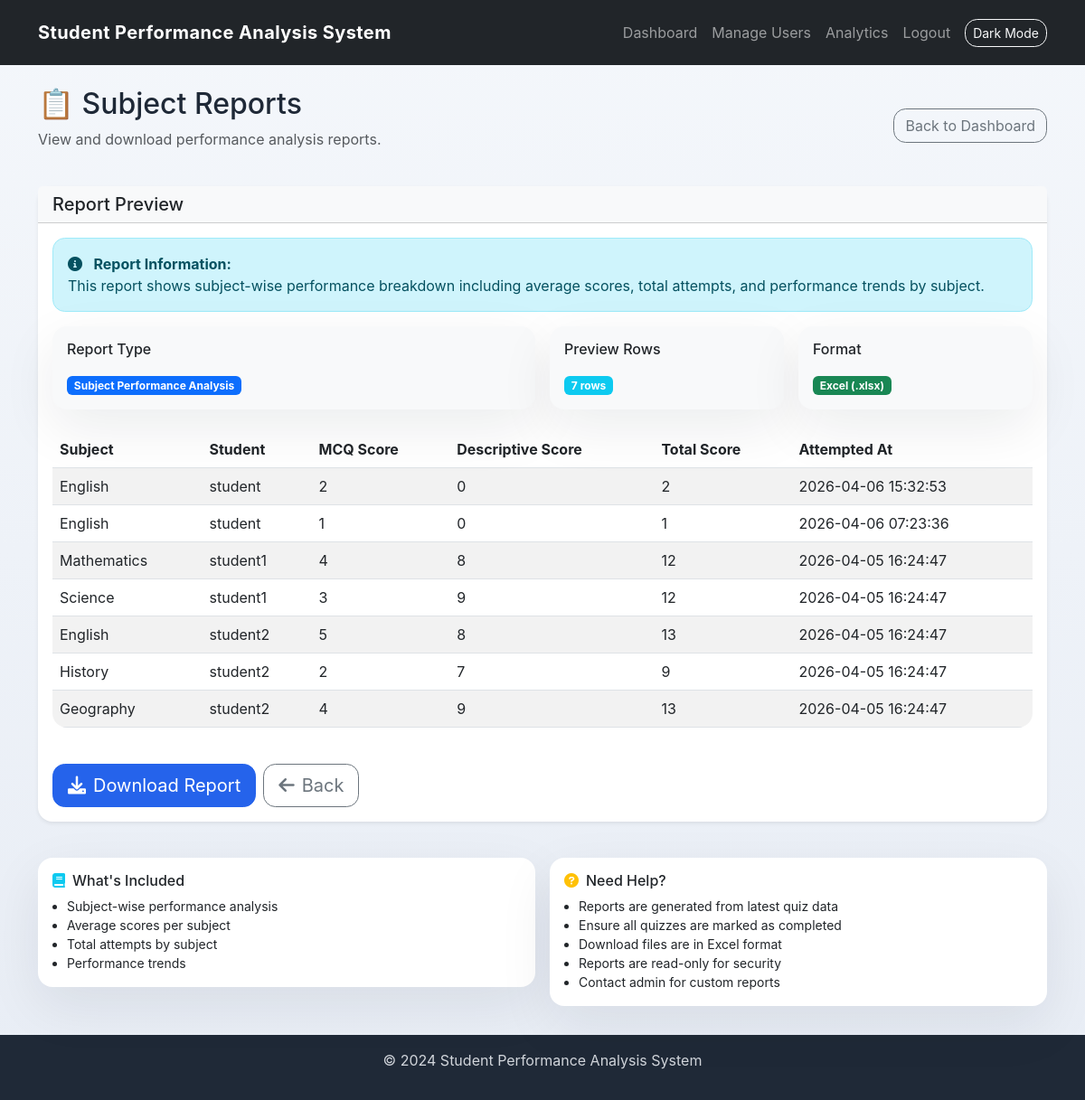
The app's page /admin/view_reports/subject (signed in) with its own data.
### tables this page shows
CREATE TABLE quiz_attempts (
        id INTEGER PRIMARY KEY AUTOINCREMENT,
        student_id INTEGER,
        subject_id INTEGER,
        mcq_score INTEGER DEFAULT 0,
        descriptive_score INTEGER DEFAULT 0,
        total_score INTEGER DEFAULT 0,
        status TEXT DEFAULT 'in_progress',
        attempted_at TIMESTAMP DEFAULT CURRENT_TIMESTAMP,
        FOREIGN KEY (student_id) REFERENCES users(id),
        FOREIGN KEY (subject_id) REFERENCES subjects(id)
    );

CREATE TABLE subjects (
        id INTEGER PRIMARY KEY AUTOINCREMENT,
        name TEXT NOT NULL UNIQUE,
        created_at TIMESTAMP DEFAULT CURRENT_TIMESTAMP
    );

CREATE TABLE users (
        id INTEGER PRIMARY KEY AUTOINCREMENT,
        username TEXT UNIQUE NOT NULL,
        password TEXT NOT NULL,
        role TEXT NOT NULL,
        email TEXT,
        created_at TIMESTAMP DEFAULT CURRENT_TIMESTAMP
    , is_deleted INTEGER DEFAULT 0);

### routes/admin_routes.py (the view)
@admin_bp.route('/view_reports/<report_type>')
def view_reports(report_type):
    valid_types = ['individual', 'subject', 'class']
    if report_type not in valid_types:
        flash('Invalid report type', 'error')
        return redirect(url_for('admin.dashboard'))
    if report_type == 'individual':
        preview_data = quiz_model.get_individual_report_preview()
    elif report_type == 'subject':
        preview_data = quiz_model.get_subject_report_preview()
    else:
        preview_data = quiz_model.get_class_report_preview()
    preview_data = preview_data or []
    return render_template('admin_reports.html', report_type=report_type, preview_data=preview_data)

### models/quiz_model.py (called while the page is built)
    def get_subject_report_preview(self, limit=10):
        conn = sqlite3.connect(self.db_path)
        cursor = conn.cursor()
        cursor.execute("""
            SELECT s.name, u.username, qa.mcq_score, qa.descriptive_score, qa.total_score, qa.attempted_at
            FROM quiz_attempts qa
            JOIN users u ON qa.student_id = u.id
            JOIN subjects s ON qa.subject_id = s.id
            WHERE qa.status = 'completed'
            ORDER BY qa.attempted_at DESC
            LIMIT ?
        """, (limit,))
        data = cursor.fetchall()
        conn.close()
        return [
            {
                'subject': d[0],
                'student': d[1],
                'mcq_score': d[2],
                'descriptive_score': d[3],
                'total_score': d[4],
                'attempted_at': d[5],
            }
            for d in data
        ]

### routes/admin_routes.py (called while the page is built)
@admin_bp.before_request
def require_admin():
    if 'user_id' not in session or session.get('role') != 'admin':
        return redirect(url_for('auth.login'))

### templates/admin_reports.html (shortened to what this page needs)
{% extends "base.html" %}
{% block content %}
<div class="row mb-4">
    <div class="col-12">
        <div class="d-flex justify-content-between align-items-center">
            <div>
                <h2>📋 {% if report_type == 'individual' %}Individual Reports{% elif report_type == 'subject' %}Subject Reports{% else %}Class Reports{% endif %}</h2>
                <p class="text-muted">View and download performance analysis reports.</p>
            </div>
            <a href="{{ url_for('admin.dashboard') }}" class="btn btn-outline-secondary">Back to Dashboard</a>
        </div>
    </div>
</div>
<div class="row">
    <div class="col-12">
        <div class="card shadow-sm">
            <div class="card-header bg-light">
                <h5 class="card-title mb-0">Report Preview</h5>
            </div>
            <div class="card-body">
                <div class="alert alert-info" role="alert">
                    <i class="fas fa-info-circle me-2"></i>
                    <strong>Report Information:</strong>
                    <br>
                    {% if report_type == 'individual' %}
                    This report contains individual student performance analysis including scores, attempts, and detailed metrics for each student.
                    {% elif report_type == 'subject' %}
                    This report shows subject-wise performance breakdown including average scores, total attempts, and performance trends by subject.
                    {% else %}
                    This report provides a comprehensive class-wide performance summary including overall statistics and comparative analysis.
                    {% endif %}
                </div>
                <div class="row g-3 mb-4">
                    <div class="col-md-6">
                        <div class="card border-0 bg-light">
                            <div class="card-body">
                                <h6 class="card-title mb-3">Report Type</h6>
                                <p class="mb-0">
                                    <span class="badge bg-primary">
                                        {% if report_type == 'individual' %}Individual Student Reports{% elif report_type == 'subject' %}Subject Performance Analysis{% else %}Class Summary Report{% endif %}
                                    </span>
                                </p>
                            </div>
                        </div>
                    </div>
                    <div class="col-md-3">
                        <div class="card border-0 bg-light">
                            <div class="card-body">
                                <h6 class="card-title mb-3">Preview Rows</h6>
                                <p class="mb-0">
                                    <span class="badge bg-info">{{ preview_data|length }} rows</span>
                                </p>
                            </div>
                        </div>
                    </div>
                    <div class="col-md-3">
                        <div class="card border-0 bg-light">
                            <div class="card-body">
                                <h6 class="card-title mb-3">Format</h6>
                                <p class="mb-0">
                                    <span class="badge bg-success">Excel (.xlsx)</span>
                                </p>
                            </div>
                        </div>
                    </div>
                </div>
                <div class="table-responsive mb-4">
                    <table class="table table-striped table-hover">
                        <thead>
                            <tr>
                                {% if report_type == 'individual' %}
                                <th>Student</th>
                                <th>Subject</th>
                                <th>MCQ Score</th>
                                <th>Descriptive Score</th>
                                <th>Total Score</th>
                                <th>Attempted At</th>
                                {% elif report_type == 'subject' %}
                                <th>Subject</th>
                                <th>Student</th>
                                <th>MCQ Score</th>
                                <th>Descriptive Score</th>
                                <th>Total Score</th>
                                <th>Attempted At</th>
                                {% else %}
                                <th>Subject</th>
                                <th>Attempts</th>
                                <th>Average Score</th>
                                <th>Min Score</th>
                                <th>Max Score</th>
                                {% endif %}
                            </tr>
                        </thead>
                        <tbody>
                            {% if preview_data and preview_data | length > 0 %}
                                {% for row in preview_data %}
                                    <tr>
                                        {% if report_type == 'individual' %}
                                        <td>{{ row.username }}</td>
                                        <td>{{ row.subject }}</td>
                                        <td>{{ row.mcq_score }}</td>
                                        <td>{{ row.descriptive_score }}</td>
                                        <td>{{ row.total_score }}</td>
                                        <td>{{ row.attempted_at }}</td>
                                        {% elif report_type == 'subject' %}
                                        <td>{{ row.subject }}</td>
                                        <td>{{ row.student }}</td>
                                        <td>{{ row.mcq_score }}</td>
                                        <td>{{ row.descriptive_score }}</td>
                                        <td>{{ row.total_score }}</td>
                                        <td>{{ row.attempted_at }}</td>
                                        {% else %}
                                        <td>{{ row.subject }}</td>
                                        <td>{{ row.attempts }}</td>
                                        <td>{{ row.avg_score|round(2) }}</td>
                                        <td>{{ row.min_score }}</td>
                                        <td>{{ row.max_score }}</td>
                                        {% endif %}
                                    </tr>
                                {% endfor %}
                            {% else %}
                                <tr>
                                    <td colspan="6" class="text-center text-muted py-4">No preview data available yet.</td>
                                </tr>
                            {% endif %}
                        </tbody>
                    </table>
                </div>
                <div class="d-flex gap-2">
                    <a href="{{ url_for('admin.download_report', report_type=report_type) }}" class="btn btn-primary btn-lg">
                        <i class="fas fa-download me-2"></i>Download Report
                    </a>
                    <a href="{{ url_for('admin.dashboard') }}" class="btn btn-outline-secondary btn-lg">
                        <i class="fas fa-arrow-left me-2"></i>Back
                    </a>
                </div>
            </div>
        </div>
        <div class="row g-3 mt-4">
            <div class="col-md-6">
                <div class="card">
                    <div class="card-body">
                        <h6 class="card-title">
                            <i class="fas fa-book me-2 text-info"></i>What's Included
                        </h6>
                        <ul class="small mb-0 ps-3">
                            {% if report_type == 'individual' %}
                            <li>Student-wise score breakdown</li>
                            <li>Subject performance for each student</li>
                            <li>Attempt history and trends</li>
                            <li>Overall performance metrics</li>
                            {% elif report_type == 'subject' %}
                            <li>Subject-wise performance analysis</li>
                            <li>Average scores per subject</li>
                            <li>Total attempts by subject</li>
                            <li>Performance trends</li>
                            {% else %}
                            <li>Class-wide statistics</li>
                            <li>Overall average performance</li>
                            <li>Total class attempts</li>
                            <li>Performance distribution</li>
                            {% endif %}
                        </ul>
                    </div>
                </div>
            </div>
            <div class="col-md-6">
                <div class="card">
                    <div class="card-body">
                        <h6 class="card-title">
                            <i class="fas fa-question-circle me-2 text-warning"></i>Need Help?
                        </h6>
                        <ul class="small mb-0 ps-3">
                            <li>Reports are generated from latest quiz data</li>
                            <li>Ensure all quizzes are marked as completed</li>
                            <li>Download files are in Excel format</li>
                            <li>Reports are read-only for security</li>
                            <li>Contact admin for custom reports</li>
                        </ul>
                    </div>
                </div>
            </div>
        </div>
    </div>
</div>
{% endblock %}

### static/css/style.css (style rules this page uses)
body { font-family: 'Inter', system-ui, -apple-system, BlinkMacSystemFont, 'Segoe UI', sans-serif; background: linear-gradient(180deg, #f4f7fb 0%, #e8edf5 100%); color: #1f2937; }
.card { border: none; border-radius: 1rem; box-shadow: 0 20px 60px rgba(15, 23, 42, 0.08); }
body .card { background: #ffffff; }
.btn { border-radius: 0.85rem; }
.btn-primary { background-color: #2563eb; border-color: #2563eb; }
.table { border-radius: 1rem; overflow: hidden; }
.table th, .table td { vertical-align: middle; }
.alert { border-radius: 0.85rem; }

### records on screen
quiz_attempts: subject "English", student "student", mcq_score "2", descriptive_score "0", total_score "2", attempted_at "2026-04-06 15:32:53"
quiz_attempts: subject "English", student "student", mcq_score "1", descriptive_score "0", total_score "1", attempted_at "2026-04-06 07:23:36"
quiz_attempts: subject "Mathematics", student "student1", mcq_score "4", descriptive_score "8", total_score "12", attempted_at "2026-04-05 16:24:47"
quiz_attempts: subject "Science", student "student1", mcq_score "3", descriptive_score "9", total_score "12", attempted_at "2026-04-05 16:24:47"
quiz_attempts: subject "English", student "student2", mcq_score "5", descriptive_score "8", total_score "13", attempted_at "2026-04-05 16:24:47"
quiz_attempts: subject "History", student "student2", mcq_score "2", descriptive_score "7", total_score "9", attempted_at "2026-04-05 16:24:47"
quiz_attempts: subject "Geography", student "student2", mcq_score "4", descriptive_score "9", total_score "13", attempted_at "2026-04-05 16:24:47"

### other values on screen
{{ preview_data|length }} "7"
